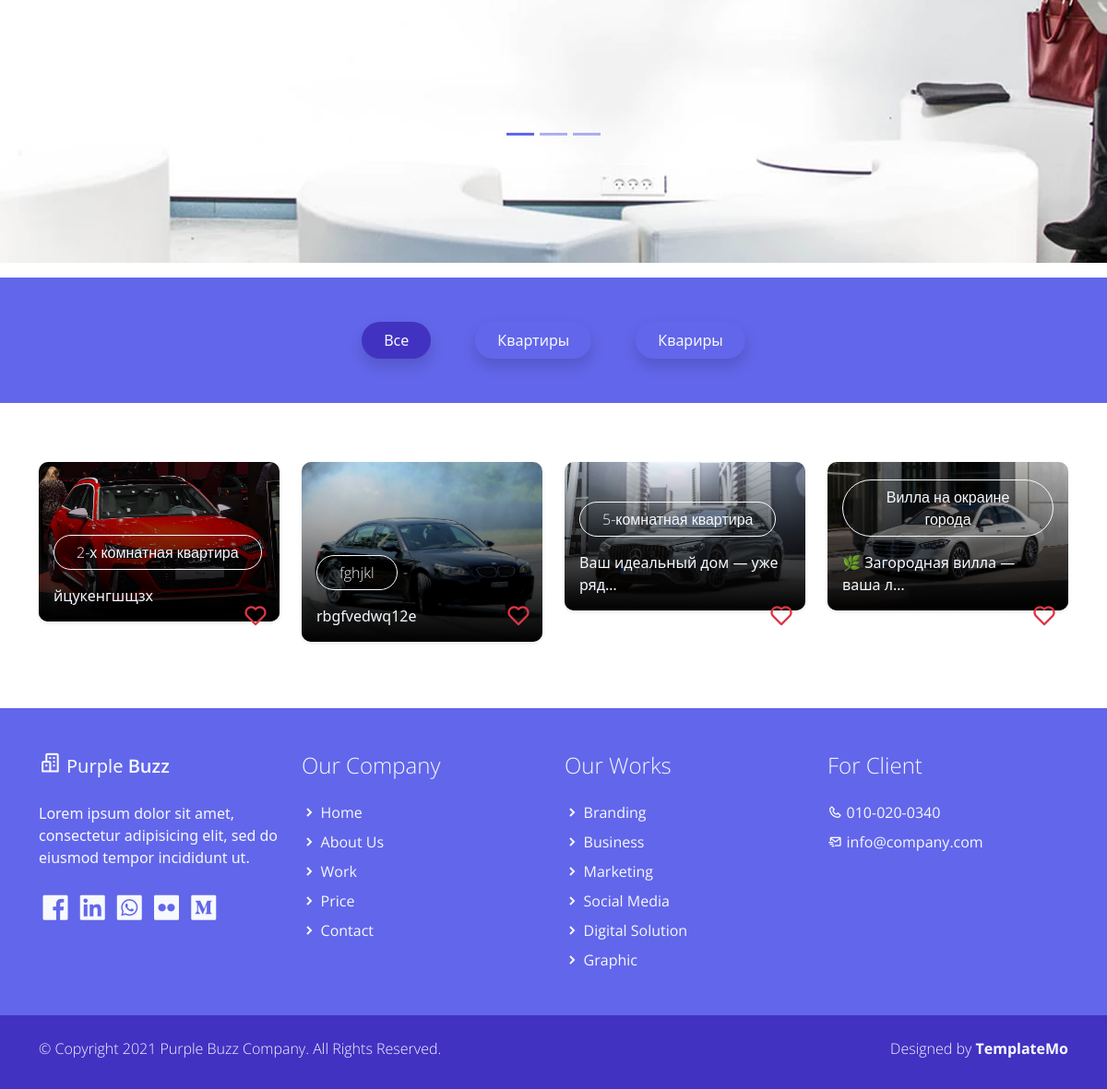
The app's page / (lower part), older data.
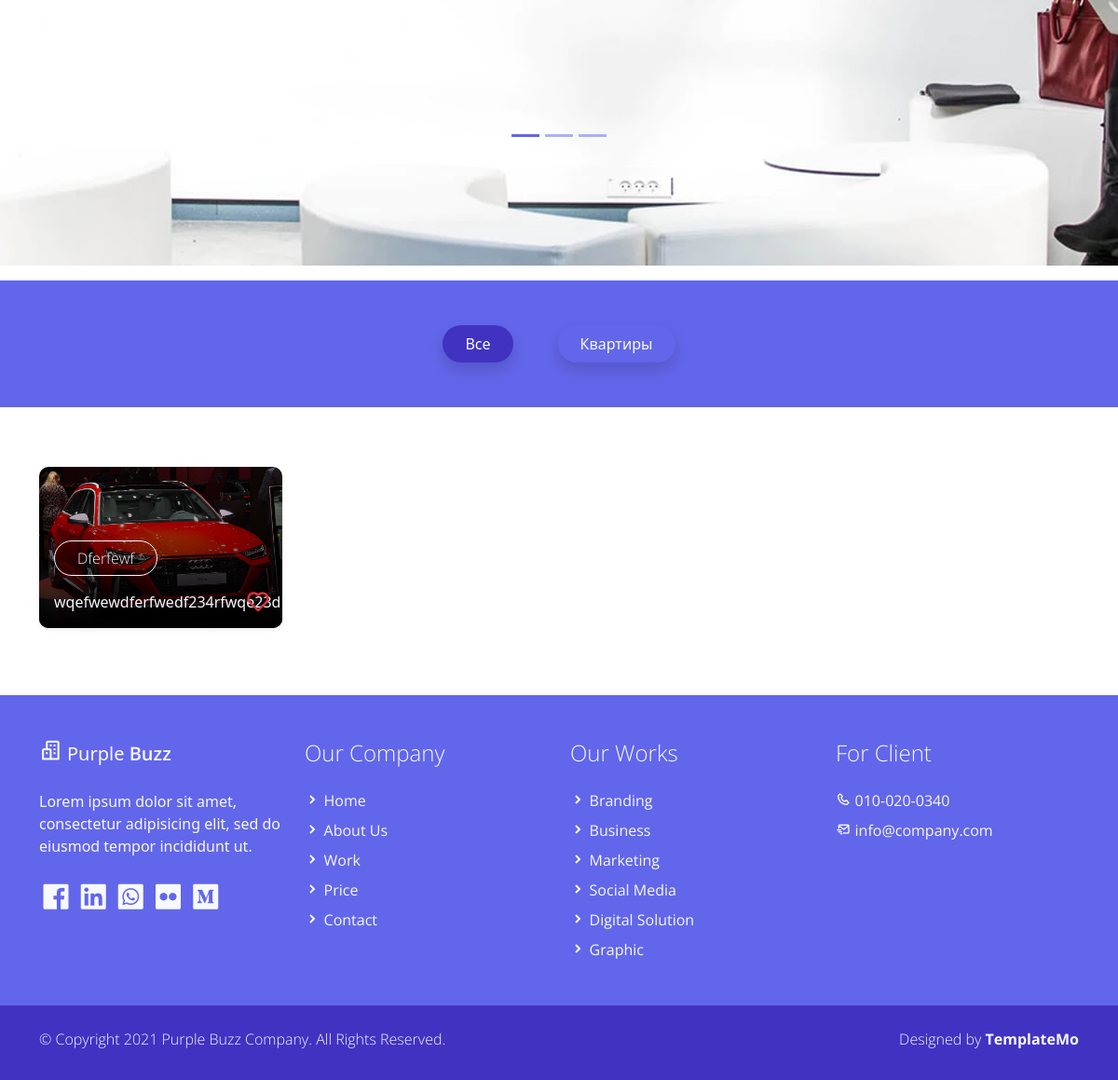
The same page, newer data.
### main/models.py (models this page shows, shortened)
class Category(models.Model):
    title = models.CharField(max_length=123, verbose_name='Категория')

class Product(models.Model):
    category = models.ForeignKey(Category, on_delete=models.PROTECT, verbose_name='Категория')
    user = models.ForeignKey('user.MyUser', on_delete=models.CASCADE, verbose_name='Пользователь', related_name='products')
    title = models.CharField(max_length=123, verbose_name='Название')
    area = models.CharField(max_length=123, verbose_name='Площадь')
    geo = models.CharField(max_length=123, verbose_name='Геолокация')
    price = models.PositiveIntegerField(verbose_name='Цена')
    description = models.TextField(verbose_name='Описание')
    promo_video = models.URLField(verbose_name='Промо-видео')
    is_active = models.BooleanField(default=True, verbose_name='Активен')
    image = models.ImageField(upload_to='media/image_view', null=True, blank=True, verbose_name='Фото')

### main/views.py (the view)
# urls.py: path('', views.index, name='index'),
def index(request):
    categories = Category.objects.all()
    products = Product.objects.all()
    favorite_ids = []
    if request.user.is_authenticated:
        favorite_ids = Favorite.objects.filter(user=request.user).values_list('product_id', flat=True)
    return render(request, 'main/index.html', {
        'categories': categories,
        'products': products,
        'favorite_ids': favorite_ids,
        'selected_category': None,  # Для выделения активной кнопки
    })

### main/templates/main/index.html (shortened to what this page needs)
{% extends 'main/base.html' %}
{% load static %}
{% block content %}
    <div class="banner-wrapper bg-light">
        <div id="index_banner" class="banner-vertical-center-index container-fluid pt-5">
            <div id="carouselExampleIndicators" class="carousel slide" data-bs-ride="carousel">
                <ol class="carousel-indicators">
                    <li data-bs-target="#carouselExampleIndicators" data-bs-slide-to="0" class="active"></li>
                    <li data-bs-target="#carouselExampleIndicators" data-bs-slide-to="1"></li>
                    <li data-bs-target="#carouselExampleIndicators" data-bs-slide-to="2"></li>
                </ol>
                <div class="carousel-inner">
                    <div class="carousel-item active">
                        <div class="py-5 row d-flex align-items-center">
                            <div class="banner-content col-lg-8 col-8 offset-2 m-lg-auto text-left py-5 pb-5">
                            </div>
                        </div>
                    </div>
                </div>
                <a class="carousel-control-prev text-decoration-none" href="#carouselExampleIndicators" role="button" data-bs-slide="prev">
                </a>
                <a class="carousel-control-next text-decoration-none" href="#carouselExampleIndicators" role="button" data-bs-slide="next">
                </a>
            </div>
        </div>
    </div>
    <section class="service-wrapper py-3">
<div class="service-tag py-5 bg-secondary">
    <div class="col-md-12">
        <ul class="nav d-flex justify-content-center">
            <li class="nav-item mx-lg-4">
                <a class="border-white border-1 filter-btn nav-link btn-outline-primary shadow rounded-pill px-4 white-300 {% if not selected_category %}active{% endif %}"
                   href="{% url 'index' %}">
                    Все
                </a>
            </li>
            {% for category in categories %}
            <li class="nav-item mx-lg-4">
                <a class="border-white border-1 filter-btn nav-link btn-outline-primary shadow rounded-pill px-4 text-light {% if selected_category and selected_category.id == category.id %}active{% endif %}"
                   href="{% url 'category' category.id %}">
                    {{ category.title }}
                </a>
            </li>
            {% endfor %}
        </ul>
    </div>
</div>
    </section>
    <section class="container overflow-hidden py-5">
    <div class="row">
        {% for product in products %}
            <div class="col-xl-3 col-md-4 col-sm-6 mb-4 position-relative">
                <a href="{% url 'single_view' product.id %}" class="service-work card border-0 text-white shadow-sm overflow-hidden h-full">
                    <img class="service card-img" src="{{ product.image.url }}" alt="Card image">
                    <div class="service-work-vertical card-img-overlay d-flex align-items-end">
                        <div class="service-work-content text-left text-light">
                            <span class="btn btn-outline-light rounded-pill mb-lg-3 px-lg-4 light-300">{{ product.title }}</span>
                            <p class="card-text">{{ product.description|truncatechars:28 }}</p>
                        </div>
                    </div>
                </a>
                 <form method="post" action="{% url 'like_product' product.id %}" class="position-absolute m-2" style="bottom: 5px; right: 10px;">
                    <button type="submit" class="bg-transparent border border-0">
                        <i class="bx {% if product.id in favorite_ids %}bxs-heart text-danger rounded-circle{% else %}bx-heart text-danger{% endif %} fs-3"></i>
                    </button>
                </form>
            </div>
        {% endfor %}
    </div>
</section>
{% endblock %}

Row changes from the older to the newer data that the page shows:
removed Category: title "Квариры"
removed Product: image (picture), title "fghjkl", description "rbgfvedwq12e"
removed Product: image (picture), title "5-комнатная квартира", description "Ваш идеальный дом — уже ряд…"
removed Product: image (picture), title "Вилла на окраине города", description "🌿 Загородная вилла — ваша л…"
changed Product: title "2-х комнатная квартира" → "Dferfewf"; description "йцукенгшщзх" → "wqefwewdferfwedf234rfwqe23d"
